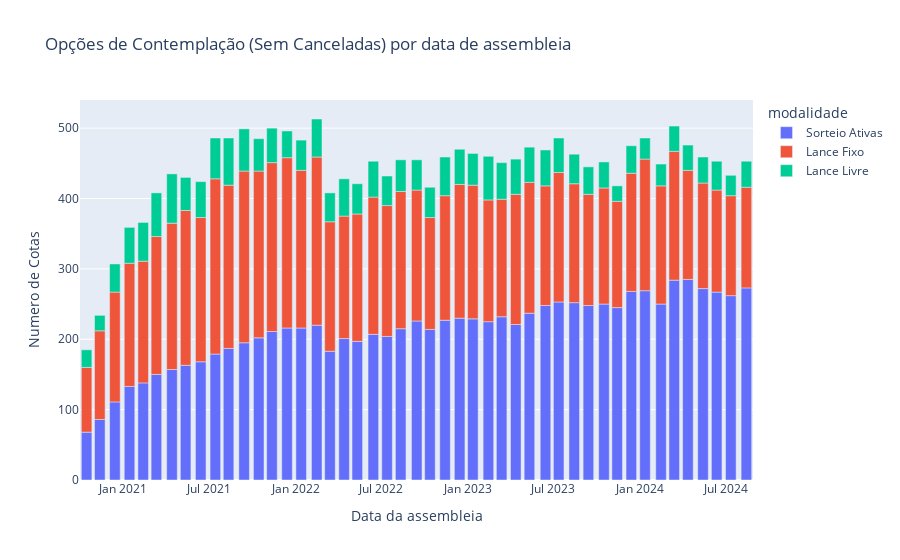

Notebook code for this chart:
### Markdown cell above
### Cotas Ativas

### Code cell
# uma seq. contemplacao por cota
df_chart = (
    df.where(df["modalidade"] != "Sort. Canceladas")
    .groupby(["data_assembleia", "modalidade"])
    .count()
    .reset_index()
    .sort_values("str_cota", ascending=False)
)
fig = px.bar(
    df_chart,
    x="data_assembleia",
    y="str_cota",
    color="modalidade",
    labels={"data_assembleia": "Data da assembleia", "str_cota": "Numero de Cotas"},
    title=f"Opções de Contemplação (Sem Canceladas) por data de assembleia",
)
fig.show()

### Figure 1 — Plotly figure (JSON) as saved in the notebook; plotly's stock layout.template omitted (floating-point values rounded to 4 significant figures)
{"data": [{"alignmentgroup": "True", "hovertemplate": "modalidade=Sorteio Ativas<br>Data da assembleia=%{x}<br>Numero de Cotas=%{y}<extra></extra>", "legendgroup": "Sorteio Ativas", "marker": {"color": "#636efa", "pattern": {"shape": ""}}, "name": "Sorteio Ativas", "offsetgroup": "Sorteio Ativas", "orientation": "v", "showlegend": true, "textposition": "auto", "type": "bar", "x": ["2024-04-12T00:00:00", "2024-03-14T00:00:00", "2024-08-14T00:00:00", "2024-05-14T00:00:00", "2024-01-12T00:00:00", "2023-12-14T00:00:00", "2024-06-12T00:00:00", "2024-07-12T00:00:00", "2023-07-13T00:00:00", "2023-08-15T00:00:00", "2024-02-15T00:00:00", "2023-10-17T00:00:00", "2023-06-15T00:00:00", "2023-09-14T00:00:00", "2023-11-14T00:00:00", "2023-05-12T00:00:00", "2023-03-14T00:00:00", "2022-12-15T00:00:00", "2023-01-12T00:00:00", "2022-11-14T00:00:00", "2022-09-15T00:00:00", "2023-02-14T00:00:00", "2023-04-13T00:00:00", "2022-02-15T00:00:00", "2021-12-14T00:00:00", "2022-01-13T00:00:00", "2022-08-12T00:00:00", "2022-10-13T00:00:00", "2021-11-12T00:00:00", "2022-06-15T00:00:00", "2022-07-14T00:00:00", "2021-10-15T00:00:00", "2022-04-14T00:00:00", "2022-05-12T00:00:00", "2021-09-14T00:00:00", "2021-08-12T00:00:00", "2022-03-15T00:00:00", "2021-07-15T00:00:00", "2021-06-14T00:00:00", "2021-05-13T00:00:00", "2021-04-14T00:00:00", "2021-03-12T00:00:00", "2021-02-12T00:00:00", "2021-01-14T00:00:00", "2020-12-14T00:00:00", "2020-11-12T00:00:00", "2020-10-15T00:00:00"], "xaxis": "x", "y": [285, 284, 273, 272, 269, 268, 267, 262, 253, 252, 250, 250, 248, 248, 245, 237, 232, 230, 229, 227, 226, 225, 221, 220, 216, 216, 215, 214, 211, 207, 204, 202, 201, 197, 195, 187, 183, 179, 168, 163, 157, 150, 138, 133, 111, 86, 68], "yaxis": "y"}, {"alignmentgroup": "True", "hovertemplate": "modalidade=Lance Fixo<br>Data da assembleia=%{x}<br>Numero de Cotas=%{y}<extra></extra>", "legendgroup": "Lance Fixo", "marker": {"color": "#EF553B", "pattern": {"shape": ""}}, "name": "Lance Fixo", "offsetgroup": "Lance Fixo", "orientation": "v", "showlegend": true, "textposition": "auto", "type": "bar", "x": ["2021-07-15T00:00:00", "2021-09-14T00:00:00", "2021-12-14T00:00:00", "2021-11-12T00:00:00", "2022-02-15T00:00:00", "2021-10-15T00:00:00", "2021-08-12T00:00:00", "2022-01-13T00:00:00", "2021-05-13T00:00:00", "2021-04-14T00:00:00", "2021-06-14T00:00:00", "2021-03-12T00:00:00", "2022-06-15T00:00:00", "2022-08-12T00:00:00", "2023-01-12T00:00:00", "2022-12-15T00:00:00", "2024-01-12T00:00:00", "2023-05-12T00:00:00", "2022-07-14T00:00:00", "2022-09-15T00:00:00", "2023-04-13T00:00:00", "2022-03-15T00:00:00", "2023-07-13T00:00:00", "2024-03-14T00:00:00", "2022-05-12T00:00:00", "2022-11-14T00:00:00", "2021-01-14T00:00:00", "2022-04-14T00:00:00", "2023-02-14T00:00:00", "2021-02-12T00:00:00", "2023-06-15T00:00:00", "2023-08-15T00:00:00", "2024-02-15T00:00:00", "2023-12-14T00:00:00", "2023-03-14T00:00:00", "2023-10-17T00:00:00", "2022-10-13T00:00:00", "2023-09-14T00:00:00", "2020-12-14T00:00:00", "2024-04-12T00:00:00", "2023-11-14T00:00:00", "2024-05-14T00:00:00", "2024-06-12T00:00:00", "2024-08-14T00:00:00", "2024-07-12T00:00:00", "2020-11-12T00:00:00", "2020-10-15T00:00:00"], "xaxis": "x", "y": [249, 244, 242, 240, 239, 237, 232, 224, 220, 208, 205, 196, 195, 195, 190, 190, 187, 186, 186, 186, 185, 184, 184, 183, 181, 177, 175, 174, 173, 173, 170, 169, 168, 168, 167, 165, 159, 158, 156, 155, 151, 150, 145, 143, 142, 126, 92], "yaxis": "y"}, {"alignmentgroup": "True", "hovertemplate": "modalidade=Lance Livre<br>Data da assembleia=%{x}<br>Numero de Cotas=%{y}<extra></extra>", "legendgroup": "Lance Livre", "marker": {"color": "#00cc96", "pattern": {"shape": ""}}, "name": "Lance Livre", "offsetgroup": "Lance Livre", "orientation": "v", "showlegend": true, "textposition": "auto", "type": "bar", "x": ["2021-04-14T00:00:00", "2021-08-12T00:00:00", "2021-03-12T00:00:00", "2023-02-14T00:00:00", "2021-09-14T00:00:00", "2021-07-15T00:00:00", "2021-02-12T00:00:00", "2022-11-14T00:00:00", "2022-02-15T00:00:00", "2022-04-14T00:00:00", "2023-03-14T00:00:00", "2022-06-15T00:00:00", "2023-06-15T00:00:00", "2021-06-14T00:00:00", "2021-01-14T00:00:00", "2023-04-13T00:00:00", "2022-12-15T00:00:00", "2023-05-12T00:00:00", "2021-11-12T00:00:00", "2023-07-13T00:00:00", "2021-05-13T00:00:00", "2021-10-15T00:00:00", "2023-01-12T00:00:00", "2022-08-12T00:00:00", "2022-05-12T00:00:00", "2022-10-13T00:00:00", "2022-01-13T00:00:00", "2022-09-15T00:00:00", "2022-07-14T00:00:00", "2023-08-15T00:00:00", "2024-06-12T00:00:00", "2022-03-15T00:00:00", "2020-12-14T00:00:00", "2023-12-14T00:00:00", "2023-09-14T00:00:00", "2021-12-14T00:00:00", "2024-05-14T00:00:00", "2024-08-14T00:00:00", "2023-10-17T00:00:00", "2024-04-12T00:00:00", "2024-03-14T00:00:00", "2024-02-15T00:00:00", "2024-01-12T00:00:00", "2024-07-12T00:00:00", "2020-10-15T00:00:00", "2020-11-12T00:00:00", "2023-11-14T00:00:00"], "xaxis": "x", "y": [70, 67, 62, 62, 60, 58, 55, 55, 54, 53, 52, 51, 51, 51, 51, 50, 50, 50, 49, 49, 47, 46, 45, 45, 43, 43, 43, 43, 42, 42, 41, 41, 40, 39, 39, 38, 37, 37, 37, 36, 36, 31, 30, 29, 25, 22, 22], "yaxis": "y"}], "layout": {"barmode": "relative", "legend": {"title": {"text": "modalidade"}, "tracegroupgap": 0}, "title": {"text": "Opções de Contemplação (Sem Canceladas) por data de assembleia"}, "xaxis": {"anchor": "y", "domain": [0, 1], "title": {"text": "Data da assembleia"}}, "yaxis": {"anchor": "x", "domain": [0, 1], "title": {"text": "Numero de Cotas"}}}}
